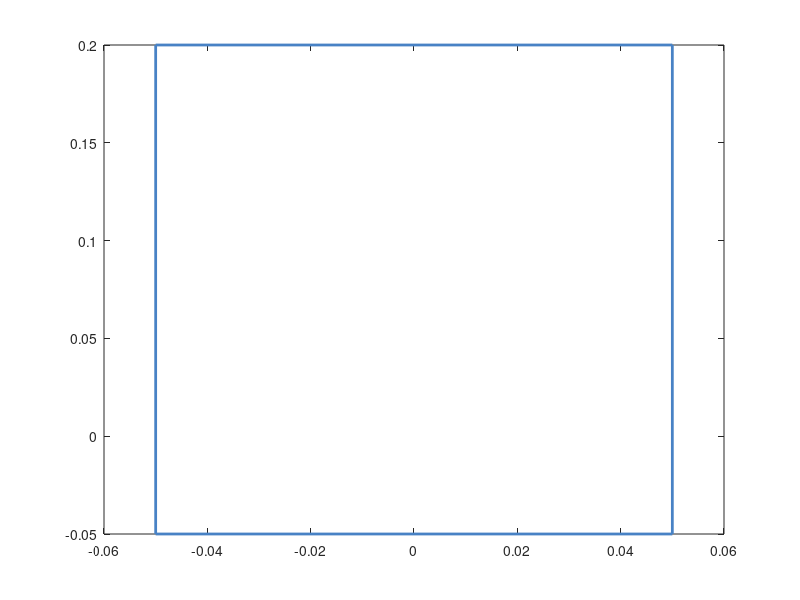

Reproduce this figure in MATLAB. (Note: this script raises an error after producing the figure.)
plot( [-0.05, 0.05, 0.05, -0.05, -0.05] , [-0.05,-0.05,0.2,0.2,-0.05] , 'color' , [72/255 130/255 197/255], 'LineWidth', 2.0);
hold on;
clear;
Ts = 0.02;  % Sample Time
N = 3;    % Prediction horizon
Duration = 2; % Simulation horizon
number = 1;

% For a usual control 0.1 , 5, 20

% Things specfic to the model starts here 

% Limits of initial [-1,1]^2

global simulation_result;
global disturb_range;

disturb_range = 0.1; % Disturbance range

formatSpec = '%f %f\n';

fileID = fopen('nn_12_tanh_origin.txt','w');

for m=1:number
% Setting the initial state

x0 = 0.7 + 0.2*rand(1);
y0 = 0.7 + 0.2*rand(1);

x = [x0;y0;];

simulation_result = x;

% Things specfic to the model  ends here

options = optimoptions('fmincon','Algorithm','sqp','Display','none');
uopt = zeros(N,1);

u_max = 0;

% Apply the control input constraints
LB = -2*ones(N,1);
UB = 2*ones(N,1);

x_now = zeros(2,1);
x_next = zeros(2,1);
z = zeros(3,1);

x_now = x;

% Start simulation
trace = [x_now];
for ct = 1:(Duration/Ts)
     % u = NN_output(x_now,4,1,'nn_12_relu');
     % u = NN_output(x_now,4,1,'nn_controller');
     u = NN_output_tanh(x_now, 0, 4,'nn_12_tanh_origin');
     % u = NN_output_sigmoid(x_now,0.5,8,'nn_12_sigmoid');
     
     z(1) = x_now(1) ;
     z(2) = x_now(2) ;
     z(3) = u;
     
      
%     x_next = system_eq_NN(x_now, Ts, u);
      x_next = system_eq_dis(x_now, Ts, u);

      x = x_next;
      x_now = x_next;
      trace = [trace x_now];
% Save plant states for display.
%    xHistory = [xHistory x]; 


%     Printing stuff

%    disp('x(1) = '); x(1)
%    disp('x(2) = '); x(2)

%    disp('Control input = '); u
    
        
end

% fclose(file);

% figure;
plot(trace(1,:),trace(2,:), 'color', [210/255, 95/255, 95/255]);
% title('Benchmark 1 (tanh)', 'FontSize', 14)
% xlabel('x1', 'FontSize', 14);
% ylabel('x2', 'FontSize', 14);
set(gca,'FontSize',16)
hold on;

fprintf(fileID, formatSpec, trace(1:2,:));
fprintf(fileID, '%c\n', ['*']);

end
% fig = gcf;
% fig.PaperPositionMode = 'auto';
% fig_pos = fig.PaperPosition;
% fig.PaperSize = [fig_pos(3) fig_pos(4)];
% print(fig,'../Benchmarks/benchmark1_tanh','-dpdf')
% export_fig ../Benchmarks/benchmark1_tanh.pdf